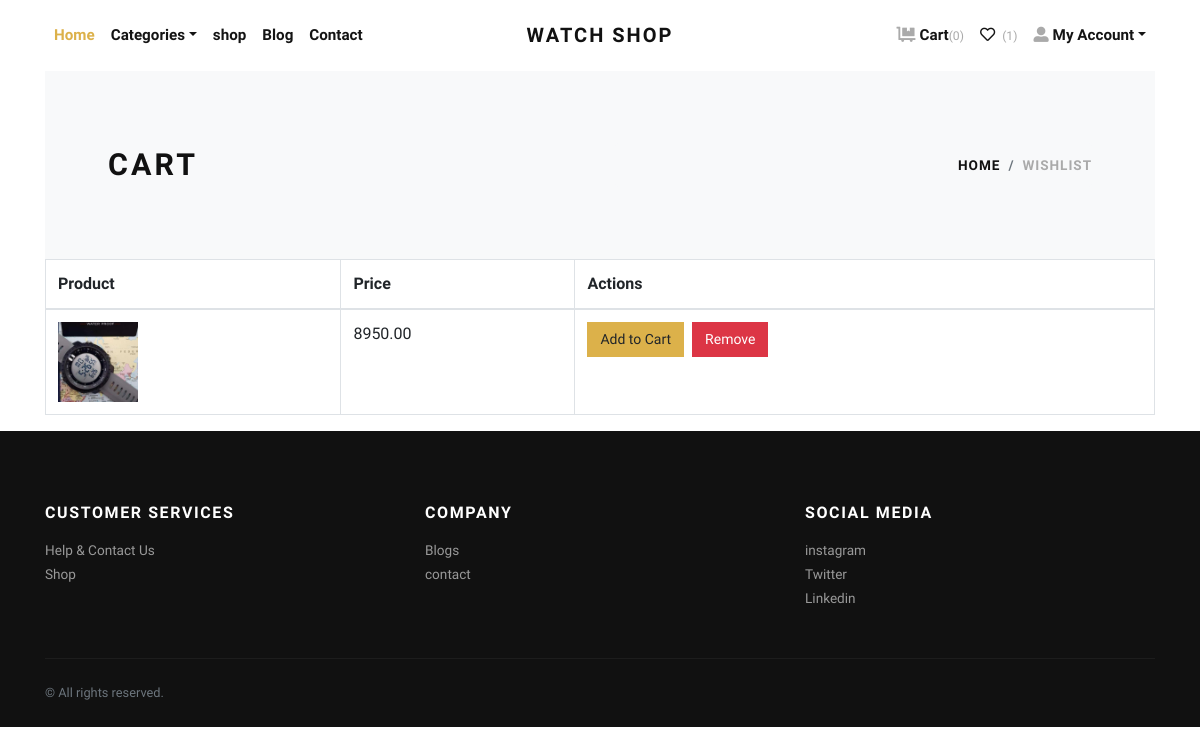
Screenshot of /wishlist/ (signed in) with the database file from the repository.
### app/models.py (models this page shows, shortened)
class WishlistItem(models.Model):
    user = models.ForeignKey(User, on_delete=models.CASCADE)
    product = models.ForeignKey(Product, on_delete=models.CASCADE)
    created_at = models.DateTimeField(auto_now_add=True, verbose_name="Created Date")
    updated_at = models.DateTimeField(auto_now=True, verbose_name="Updated Date")

class Product(models.Model):
    GENDER_CHOICES = (
        ('Men', 'Men'),
        ('Women', 'Women'),
        ('Unisex', 'Unisex'),
    )
    title = models.CharField(max_length=150, verbose_name="Product Title")
    slug = models.SlugField(max_length=160, verbose_name="Product Slug")
    sku = models.CharField(max_length=255, unique=True, verbose_name="Unique Product ID (SKU)")
    gender = models.CharField(max_length=10, choices=GENDER_CHOICES, default='Unisex')
    gender_slug = models.SlugField(max_length=10, editable=False)
    short_description = models.TextField(verbose_name="Short Description")
    detail_description = RichTextField()
    product_image = models.ImageField(upload_to='product',  null=True, verbose_name="Product Image")
    price = models.DecimalField(max_digits=8, decimal_places=2)
    category = models.ForeignKey(Category, verbose_name="Product Categoy", on_delete=models.DO_NOTHING)
    is_active = models.BooleanField()
    is_featured = models.BooleanField()
    created_at = models.DateTimeField(auto_now_add=True, verbose_name="Created Date")
    updated_at = models.DateTimeField(auto_now=True, verbose_name="Updated Date")
    class Meta:
        verbose_name_plural = 'Products'
        ordering = ('-created_at', )

class SocialMediaLink(models.Model):
    title = models.CharField(max_length=100)
    url = models.URLField()

### app/views.py (the view)
# urls.py: path('wishlist/', views.wishlist, name='wishlist'),
@login_required
def wishlist(request):
    products = Product.objects.all()
    if request.user.is_authenticated:
        wishlist_items = WishlistItem.objects.filter(user=request.user)
        wishlist_count = wishlist_items.count()
    else:
        wishlist_items = []
        wishlist_count = 0
    if request.user.is_authenticated:
        user_wishlist = WishlistItem.objects.filter(user=request.user, product__in=products).values_list('product__id', flat=True)
    else:
        user_wishlist = []
    if request.user.is_authenticated:
        cart_product_ids = Cart.objects.filter(user=request.user).values_list('product__id', flat=True)
    else:
        cart_product_ids = []
    context = {
        'wishlist_items': wishlist_items,
        'wishlist_count': wishlist_count,
        'is_in_wishlist': user_wishlist,
        'cart_product_ids':cart_product_ids,
    }
    return render(request, 'app/wishlist.html', context)

### app/context_preprocessors.py (called while the page is built)
def store_menu(request):
    categories = Category.objects.filter(is_active=True)
    context = {
        'categories_menu': categories,
    }
    return context

def cart_menu(request):
    if request.user.is_authenticated:
        cart_items= Cart.objects.filter(user=request.user)
        context = {
            'cart_items': cart_items,
        }
    else:
        context = {}
    return context

def wishlist_count(request):
    if request.user.is_authenticated:
        wishlist_items = WishlistItem.objects.filter(user=request.user)
        wishlist_count = wishlist_items.count()
    else:
        wishlist_count = 0
    return {'wishlist_count': wishlist_count}

def social_links(request):
    links = SocialMediaLink.objects.all()
    return {'social_media_links': links}

def contact_info(request):
    contact_info = ContactInfo.objects.first()
    return {'contact_info': contact_info}

### app2/context_preprocessors.py (called while the page is built)
def user_info(request):
    user = request.user
    return {'user_info': user}

### app/templates/app/wishlist.html (shortened to what this page needs)
{% extends 'app/base.html' %}
{% load static %}
{% load humanize %}
{% block content %}
<div class="container">
    <section class="py-5 bg-light">
        <div class="container">
            <div class="row px-4 px-lg-5 py-lg-4 align-items-center">
                <div class="col-lg-6">
                    <h1 class="h2 text-uppercase mb-0">Cart</h1>
                </div>
                <div class="col-lg-6 text-lg-right">
                    <nav aria-label="breadcrumb">
                        <ol class="breadcrumb justify-content-lg-end mb-0 px-0">
                            <li class="breadcrumb-item"><a href="{% url 'app:home' %}">Home</a></li>
                            <li class="breadcrumb-item active" aria-current="page">Wishlist</li>
                        </ol>
                    </nav>
                </div>
            </div>
        </div>
    </section>
    <div class="row">
        <div class="col-lg-12">
            <div class="cart-table">
                <table class="table table-bordered">
                    <thead>
                        <tr>
                            <th scope="col">Product</th>
                            <th scope="col">Price</th>
                            <th scope="col">Actions</th>
                        </tr>
                    </thead>
                    <tbody>
                      {% for item in wishlist_items %}
                      <tr>
                          <td class="product-thumbnail">
                              <a href="{% url 'app:product-detail' slug=item.product.slug %}">
                                  <img src="{{ item.product.product_image.url }}" style="height: 80px; width: 80px;" alt="{{ item.product.title }}">
                              </a>
                          </td>
                          <td class="product-price">{{ item.product.price|floatformat:2 }}</td>
                          <td class="product-actions">
                            <div class="d-flex">
                                <div class="mr-2">
                                    <form action="{% url 'app:add-to-cart' %}">
                                        {% if item.product.id in cart_product_ids %}
                                            <button type="submit" class="btn btn-sm btn-primary">Remove from Cart</button>
                                        {% else %}
                                            <button type="submit" class="btn btn-sm btn-primary">Add to Cart</button>
                                        {% endif %}
                                    </form>
                                </div>
                                <div>
                                    <form method="post" action="{% url 'app:add-to-wishlist' item.product.id %}">
                                        <button type="submit" class="btn btn-danger btn-sm">Remove</button>
                                    </form>
                                </div>
                            </div>
                        </td>
                      </tr>
                      {% endfor %}
                  </tbody>
                </table>
            </div>
        </div>
    </div>
</div>
{% endblock content %}

### app/templates/app/base.html (shortened to what this page needs)
{% load static %}
<!DOCTYPE html>
<html>
  <head>
    <link rel="stylesheet" href="{% static 'app/vendor/bootstrap/css/bootstrap.min.css' %}">
    <link rel="stylesheet" href="{% static 'app/vendor/lightbox2/css/lightbox.min.css' %}">
    <link rel="stylesheet" href="{% static 'app/vendor/nouislider/nouislider.min.css' %}">
    <link rel="stylesheet" href="{% static 'app/vendor/bootstrap-select/css/bootstrap-select.min.css' %}">
    <link rel="stylesheet" href="{% static 'app/vendor/owl.carousel2/assets/owl.carousel.min.css' %}">
    <link rel="stylesheet" href="{% static 'app/vendor/owl.carousel2/assets/owl.theme.default.css' %}">
    <link rel="stylesheet" href="https://cdnjs.cloudflare.com/ajax/libs/font-awesome/5.15.3/css/all.min.css">
    <link rel="stylesheet" href="{% static 'app/css/style.default.css' %}" id="theme-stylesheet">
    <link rel="stylesheet" href="{% static 'app/css/custom.css' %}">
  </head>
  <body>
    <div class="page-holder">
      <header class="header bg-white">
        <div class="container px-0 px-lg-3">
          <nav class="navbar navbar-expand-lg navbar-light py-3 px-lg-0"><a class="navbar-brand" href="{% url 'app:home' %}"><span class="font-weight-bold text-uppercase text-dark">Watch shop</span></a>
            <div class="collapse navbar-collapse" id="navbarSupportedContent">
              <ul class="navbar-nav mr-auto">
                <li class="nav-item">
                  <a class="nav-link active" href="{% url 'app:home' %}">Home</a>
                </li>
                <li class="nav-item dropdown"><a class="nav-link dropdown-toggle" id="pagesDropdown" href="#" data-toggle="dropdown" aria-haspopup="true" aria-expanded="false">Categories</a>
                </li>
                <li class="nav-item">
                  <a class="nav-link" href="{% url 'app:shop' %}">shop</a>
                </li>
                <li class="nav-item">
                  <a class="nav-link" href="{% url 'app:blog' %}">Blog</a>
                </li>
                <li class="nav-item">
                  <a class="nav-link" href="{% url 'app:contact' %}">Contact</a>
                </li>
              </ul>
              <ul class="navbar-nav ml-auto">
                {% if request.user.is_authenticated %}
                  <li class="nav-item"><a class="nav-link" href="{% url 'app:cart' %}"> <i class="fas fa-dolly-flatbed mr-1 text-gray"></i>Cart<small class="text-gray">({{request.user.cart_set.count}})</small></a></li>
                  <li class="nav-item"><a class="nav-link" href="{%url 'app:wishlist'%}"> <i class="far fa-heart mr-1"></i><small class="text-gray"> ({{ wishlist_count }})</small></a></li>
                  <li class="nav-item dropdown"><a class="nav-link dropdown-toggle" id="pagesDropdown" href="#" data-toggle="dropdown" aria-haspopup="true" aria-expanded="false"><i class="fas fa-user-alt mr-1 text-gray"></i>My Account</a></a>
                </li>
                {% else %}
                  <li class="nav-item"><a class="nav-link" href="{% url 'app:login' %}">Login</a></li>
                  <li class="nav-item"><a class="nav-link" href="{% url 'app:register' %}">Create Account</a></li>
                {% endif %}
              </ul>
            </div>
          </nav>
        </div>
      </header>
      {% block content %}
      {% endblock content %}
      <footer class="bg-dark text-white">
        <div class="container py-4">
          <div class="row py-5">
            <div class="col-md-4 mb-3 mb-md-0">
              <h6 class="text-uppercase mb-3">Customer services</h6>
              <ul class="list-unstyled mb-0">
                <li><a class="footer-link" href="{%url 'app:contact'%}">Help &amp; Contact Us</a></li>
                <li><a class="footer-link" href="{% url 'app:shop' %}">Shop</a></li>
              </ul>
            </div>
            <div class="col-md-4 mb-3 mb-md-0">
              <h6 class="text-uppercase mb-3">Company</h6>
              <ul class="list-unstyled mb-0">
                <li><a class="footer-link" href="{% url 'app:blog'%}">Blogs</a></li>
                <li><a class="footer-link" href="{%url 'app:contact'%}">contact</a></li>
              </ul>
            </div>
            <div class="col-md-4">
              <h6 class="text-uppercase mb-3">Social media</h6>
              <ul class="list-unstyled mb-0">
                {% for link in social_media_links %}
                <li><a class="footer-link" href="{{ link.url }}">{{ link.title }}</a></li>
                {% endfor %}
              </ul>
            </div>
          </div>
          <div class="border-top pt-4" style="border-color: #1d1d1d !important">
            <div class="row">
              <div class="col-lg-6">
                <p class="small text-muted mb-0">&copy; All rights reserved.</p>
              </div>
            </div>
          </div>
        </div>
      </footer>
       {% include 'app/scripts.html' %}

### app/static/app/css/style.default.css (style rules this page uses)
.text-gray { color: #aaa !important; }
.navbar { position: relative; }
@media (min-width: 992px) { .navbar-brand { position: absolute; top: 50%; left: 50%; -webkit-transform: translate(-50%, -50%); transform: translate(-50%, -50%); } }
.footer-link { font-size: 0.85rem; position: relative; color: #999; transition: all 0.3s; }
.footer-link::before { content: '\f0da'; display: inline-block; font-family: 'Font Awesome\ 5 Free'; font-weight: 900; position: absolute; top: 50%; left: 0; -webkit-transform: translateY(-50%); transform: translateY(-50%); color: #fff; transition: all 0.3s; opacity: 0; }
.text-uppercase { text-transform: uppercase; letter-spacing: 0.1em; }
.navbar { padding: 0.5rem 1rem; }
.navbar-brand { display: inline-block; padding-top: 0.3125rem; padding-bottom: 0.3125rem; margin-right: 1rem; font-size: 1.25rem; }
.navbar-light .navbar-brand { color: #dcb14a; }
.navbar-light .navbar-nav .nav-link { color: rgba(17, 17, 17, 0.99); font-weight: 800; font-size: 0.95rem; transition: all 0.3s; }
.navbar-light .navbar-nav .show > .nav-link, .navbar-light .navbar-nav .active > .nav-link, .navbar-light .navbar-nav .nav-link.show, .navbar-light .navbar-nav .nav-link.active { color: #dcb14a; }
.btn { font-weight: 400; border: 1px solid transparent; font-family: inherit; padding: 0.375rem 1.5rem; font-size: 1rem; line-height: 1.5; border-radius: 0; transition: color 0.15s ease-in-out, background-color 0.15s ease-in-out, border-color 0.15s ease-in-out, box-shadow 0.15s ease-in-out; }
.btn-primary { color: #212529; background-color: #dcb14a; border-color: #dcb14a; }
.btn-danger { color: #fff; background-color: #dc3545; border-color: #dc3545; }
.btn-sm { padding: 0.375rem 0.75rem; font-size: 0.875rem; line-height: 1.5; border-radius: 0; }
body { font-family: "Libre Franklin", sans-serif; font-size: 1rem; font-weight: 400; line-height: 1.5; color: #111111; background-color: #fff; }
a { color: #dcb14a; text-decoration: none; }
h1, h2, h3, h4, h5, h6, .h1, .h2, .h3, .h4, .h5, .h6 { margin-bottom: 0.5rem; font-family: inherit; font-weight: 900; line-height: 1.2; color: inherit; }
h1, .h1 { font-size: 2.2rem; }
h2, .h2 { font-size: 1.9rem; }
h6, .h6 { font-size: 1rem; }
small, .small { font-size: 80%; font-weight: 400; }
.bg-light { background-color: #f8f9fa !important; }
.bg-dark { background-color: #111111 !important; }
.text-dark { color: #111111 !important; }
.nav-link { padding: 0.5rem 1rem; }
.breadcrumb { background: #f8f9fa; }
.breadcrumb-item { font-size: 0.85rem; text-transform: uppercase; letter-spacing: 0.07em; font-weight: 900; color: #111111; }
.breadcrumb-item a { color: inherit; transition: all 0.3s; }
.breadcrumb-item.active { color: #aaa; }

### rows the page displays
WishlistItem: product.product_image (picture), product.price "8950.00", shows "Add to Cart"
SocialMediaLink: title "instagram"
SocialMediaLink: title "Twitter"
SocialMediaLink: title "Linkedin"

### other values shown
{{ request.user.cart_set.count }} "0"
{{ wishlist_count }} "1"
